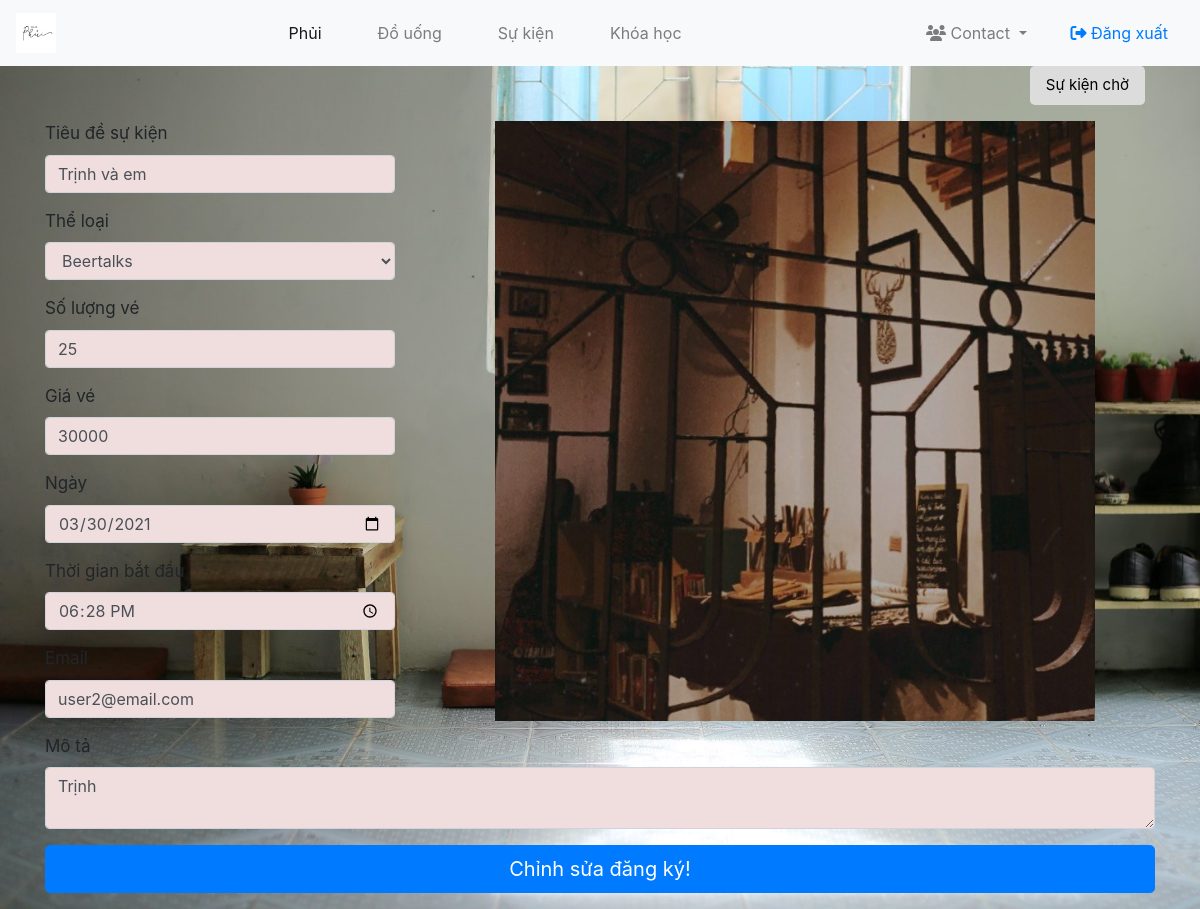
/?controller=event&action=edit&id=20 (signed in), run on the app's committed database.
### tables this page shows
CREATE TABLE `regist` (
  `id` int unsigned NOT NULL AUTO_INCREMENT,
  `name` varchar(50) NOT NULL,
  `number_ticket` int NOT NULL,
  `ticket_price` decimal(10,0) DEFAULT NULL,
  `date` date NOT NULL,
  `start_time` time NOT NULL,
  `email` varchar(50) DEFAULT NULL,
  `category_id` int unsigned DEFAULT NULL,
  `description` text,
  `status` varchar(45) DEFAULT NULL,
  PRIMARY KEY (`id`),
  UNIQUE KEY `name_UNIQUE` (`name`),
  UNIQUE KEY `date_UNIQUE` (`date`),
  KEY `category_id` (`category_id`)
);

### index.php (called while the page is built, shortened)
<?php
$action = $_GET["action"] ?? null;
require_once("dbh.php");
$controllerInstance = new $controllerName;
$controllerInstance->$action();
?>

### model/event.php (called while the page is built, shortened)
<?php
class Event
{
    static function find($id)
    {
        $sql = "SELECT * FROM regist WHERE id = $id";
        $smpt = Dbh::getInstance()->prepare($sql);
        $smpt->execute();
        $rawData = $smpt->fetch();
        $event = new Event();
        $event->id = $rawData["id"];
        $event->name = $rawData["name"];
        $event->number_ticket = $rawData["number_ticket"];
        $event->ticket_price = $rawData["ticket_price"];
        $event->date = $rawData["date"];
        $event->start_time = $rawData["start_time"];
        $event->email = $rawData["email"];
        $event->description = $rawData["description"];
        $event->category_id = $rawData["category_id"];
        $event->status = $rawData["status"];
        return $event;
    }
}

### dbh.php (called while the page is built, shortened)
<?php
class Dbh {
    private static $connection = null;
    public static function getInstance() {
        if(!isset(self::$connection)) {
            try {
                self::$connection = new PDO("mysql:host=localhost;dbname=case_study","root", "011298");
                self::$connection->setAttribute(PDO::ATTR_ERRMODE, PDO::ERRMODE_EXCEPTION);
              } catch(PDOException $e) {
                echo "Connection failed: " . $e->getMessage();
              }
        }
        return self::$connection;
    }
}
?>

### model/category.php (called while the page is built, shortened)
<?php
class Category {
    static function all() {
        $sql = "SELECT * FROM categories";
        $smpt = Dbh::getInstance()->prepare($sql);
        $smpt->execute();
        $rawData = $smpt->fetchAll();
        $list = [];
        foreach($rawData as $row) {
            $entity =  new Category();
            $entity->id = $row["id"];
            $entity->name = $row["name"];
            $list[] = $entity;
        }
        return $list;
    }
}

### views/event/edit.php (the view, shortened to what this page needs)
<link rel="stylesheet" href="/assets/styles/event-style.css">
<form class="container" method="POST">
    <div class="head-link">
        <a class="fab-button-mid-bot btn btn-primary btn-lg" type="button" href="?controller=event&action=eventlist">Sự kiện chờ</a>
    </div>
    <div class="row">
        <div id="right_form_col" class="col-md-4">
            <div class="form-group">
                <label for="exampleFormControlInput1">Tiêu đề sự kiện</label>
                <input value="<?php echo $regist->name ?>" type="text" class="form-control" name="name" id="exampleFormControlInput1" placeholder="Tiêu đề" required />
            </div>
            <div class="form-group">
                <label for="exampleFormControlSelect1">Thể loại</label>
                <select class="form-control" name="category_id" id="exampleFormControlSelect1">
                    <?php
                    foreach ($categories as $category) {
                        echo "
            <option value=$category->id>$category->name</option>
            ";
                    }
                    ?>
                </select>
            </div>
            <div class="form-group">
                <label for="exampleFormControlInput1">Số lượng vé</label>
                <input type="number" class="form-control" name="number_ticket" id="exampleFormControlInput1" placeholder="" value="<?php echo $regist->number_ticket ?>" />
            </div>
            <div class="form-group">
                <label for="exampleFormControlInput1">Giá vé</label>
                <input type="number" class="form-control" name="ticket_price" id="exampleFormControlInput1" placeholder="VND" value="<?php echo $regist->ticket_price ?>" />
            </div>
            <div class="form-group">
                <label for="exampleFormControlInput1">Ngày</label>
                <input type="date" class="form-control" name="date" id="exampleFormControlInput1" placeholder="" required value="<?php echo $regist->date ?>" />
            </div>
            <div class="form-group">
                <label for="exampleFormControlInput1">Thời gian bắt đầu</label>
                <input type="time" class="form-control" name="start_time" id="exampleFormControlInput1" placeholder="" required value="<?php echo $regist->start_time ?>" />
            </div>
            <div class="form-group">
                <label for="exampleFormControlInput1">Email</label>
                <input type="text" class="form-control" name="email" id="exampleFormControlInput1" placeholder="Email" value="<?php echo $regist->email ?>" />
            </div>
        </div>
        <div class="col-md-5">
            <img class="img-slide" src="/assets/images/img3.jpg">
        </div>
    </div>
    <div class="form-group">
        <label for="exampleFormControlTextarea1">Mô tả</label>
        <textarea class="form-control" placeholder="Gửi gắm đôi lời.." name="description" id="exampleFormControlTextarea1" rows="2"><?php echo $regist->description ?></textarea>
    </div>
    <div class="form-group">
        <button type="submit" class="btn btn-primary btn-lg btn-block">
            Chỉnh sửa đăng ký!
        </button>
    </div>
</form>

### assets/styles/event-style.css (style rules this page uses)
.head-link { height: 50px; line-height: 30px; padding-left: 10px; padding-right: 10px; margin-bottom:5px; clear: both; width: 100%; text-align: right; }
.head-link a { background-color: gainsboro; color: black; border: gainsboro; font-size: 15px; }
body { background-image: url('/assets/images/img66.jpg'); background-repeat: no-repeat; background-attachment: fixed; background-size: cover; height: auto; }
label { font-size: 17px; }
.form-control { background-color: rgb(240, 221, 221); }
.img-slide { width: 500px; width: 600px; margin-left: 70px; }

### data on the page
regist: name "Trịnh và em", number_ticket "25", ticket_price "30000", date "03/30/2021", start_time "18:28:00", email "user2@email.com", description "Trịnh"

### other printed values
form field category_id "Beertalks"
